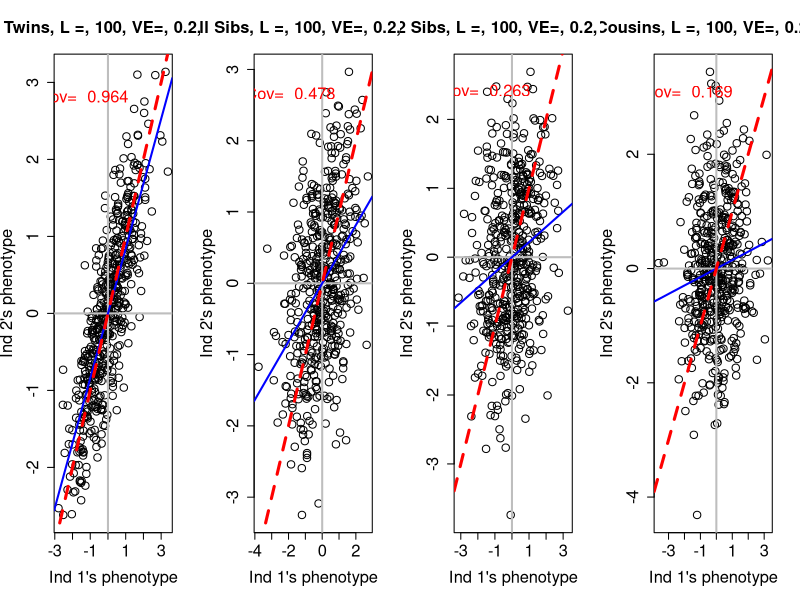

This chart was generated by the following R code:


##Paste this in first
genetic.covar<-function(L=20, environ.var,Num_inds=1000,print.slope=FALSE,sel.cutoff=FALSE,ibd.prob,relly.type=""){
	##Quantitative genetics sims
	allele.freq<-0.5   ###each locus is assumed to have the same allele frequencies. This is just to simplify the coding, in reality these results work when each locus has its own frequency (and the coding wouldn't be too much harder). 
	 stopifnot(sum(ibd.prob)==1)
	 
	
	##MAKE A IND 1ss
	## For each ind, at each locus we draw an allele (either 0 or 1) from the population allele frequency. 
	##We do this twice for each ind two represent the two haplotypes in the mother 
	ind.hap.1<-replicate(Num_inds, rbinom(L,1,allele.freq) )
	ind.hap.2<-replicate(Num_inds, rbinom(L,1,allele.freq) )
	##type mum.hap.1[,1] to see the 1st mothers 1st haplotype
	
	##Each mothers genotype at each locus is either 0,1,2
	ind.geno<-ind.hap.1+ind.hap.2
	
	additive.genetic<-colSums(ind.geno)
	genetic.sd<-sd(additive.genetic)
	mean.genetic<-mean(additive.genetic)
	
	additive.genetic<-additive.genetic / sd(additive.genetic)
	ind.pheno<- additive.genetic + rnorm(Num_inds,sd=sqrt(environ.var))
	ind.pheno<-ind.pheno-mean(ind.pheno)

	##MAKE A IND 2's
	###routine to generate genotypes for set of 2nd individual based on our genotypes for first
	other.ind.geno<-sapply(1:Num_inds,function(ind){
		sapply(1:L,function(snp){
			num.ibd<-sample(0:2,1,prob=ibd.prob)
			if(num.ibd==0){my.geno<-sum(rbinom(2,1,allele.freq))} 
			if(num.ibd==1){my.geno<-ind.hap.1[snp,ind]+rbinom(1,1,allele.freq)} 
			if(num.ibd==2){my.geno<-ind.geno[snp,ind]}
			return(my.geno)
		})
	})
	
	other.ind.additive.genetic<-colSums(other.ind.geno)
	genetic.sd<-sd(other.ind.additive.genetic)
	mean.genetic<-mean(other.ind.additive.genetic)	
	other.ind.additive.genetic<-other.ind.additive.genetic / sd(other.ind.additive.genetic)
	other.pheno<- other.ind.additive.genetic + rnorm(Num_inds,sd=sqrt(environ.var))
	other.pheno<-other.pheno-mean(other.pheno)

	plot(ind.pheno,other.pheno,xlab="Ind 1's phenotype",ylab="Ind 2's phenotype",cex=1.5,cex.axis=1.5,cex.main=1.5,cex.lab=1.5,
	main=paste(relly.type,"L =",L,"VE=",environ.var,"VA=1",sep=", "))
	abline(h=0,col="grey",lwd=2)
	abline(v=0,col="grey",lwd=2)
	abline(lm(other.pheno~ind.pheno),col="blue",lwd=2)
	abline(0,1,col="red",lwd=3,lty=2)
	my.cov<-cov(ind.pheno,other.pheno);
	text(x=min(ind.pheno)*.5,y=max(other.pheno)*.9,label=paste("Cov= ",format(my.cov,digit=3)),col="red",lwd=4,cex=1.5)
	cat("pheno. covariance=",my.cov,"\n")
	cat("Expected covar=",sum(ibd.prob*c(0,0.5,1)),"\n")
	VA<-my.cov/sum(ibd.prob*c(0,0.5,1))
	cat("VA= ", VA,"h2= ",VA/var(c(ind.pheno,other.pheno)),"\n")
 }
 

layout(t(1:4))
genetic.covar(L=100, environ.var=0.2,Num_inds=500,ibd.prob=c(0.,0.,1),relly.type="Id. Twins")
genetic.covar(L=100, environ.var=0.2,Num_inds=500,ibd.prob=c(0.25,0.5,0.25),relly.type="Full Sibs")
genetic.covar(L=100, environ.var=0.2,Num_inds=500,ibd.prob=c(0.5,0.5,0),relly.type="1/2 Sibs")
genetic.covar(L=100, environ.var=0.2,Num_inds=500,ibd.prob=c(0.75,0.25,0.0),relly.type="1st Cousins")

 

 
 
